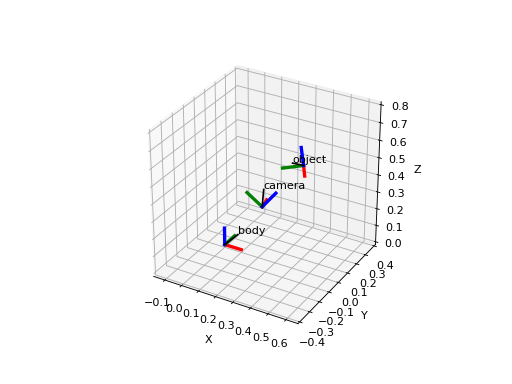

Source code (Python):
import numpy as np
import matplotlib.pyplot as plt
from pytransform.rotations import random_quaternion, q_id
from pytransform.transformations import transform_from_pq
from pytransform.transform_manager import TransformManager


random_state = np.random.RandomState(0)

camera2body = transform_from_pq(
    np.hstack((np.array([0.4, -0.3, 0.5]),
               random_quaternion(random_state))))
object2camera = transform_from_pq(
    np.hstack((np.array([0.0, 0.0, 0.3]),
               random_quaternion(random_state))))

tm = TransformManager()
tm.add_transform("camera", "body", camera2body)
tm.add_transform("object", "camera", object2camera)

ax = tm.plot_frames_in("body", s=0.1)
ax.set_xlim((-0.15, 0.65))
ax.set_ylim((-0.4, 0.4))
ax.set_zlim((0.0, 0.8))
plt.show()
